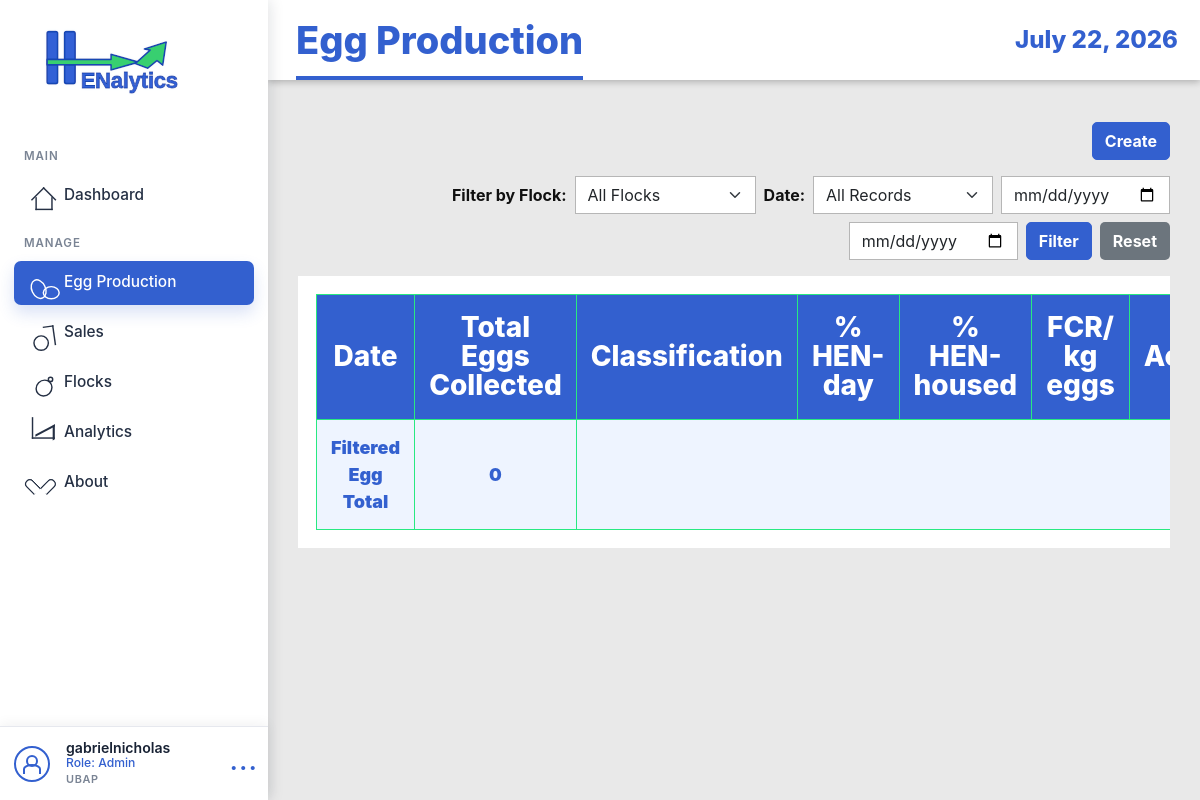
Before: /production-logs/ (signed in) with the older database file.
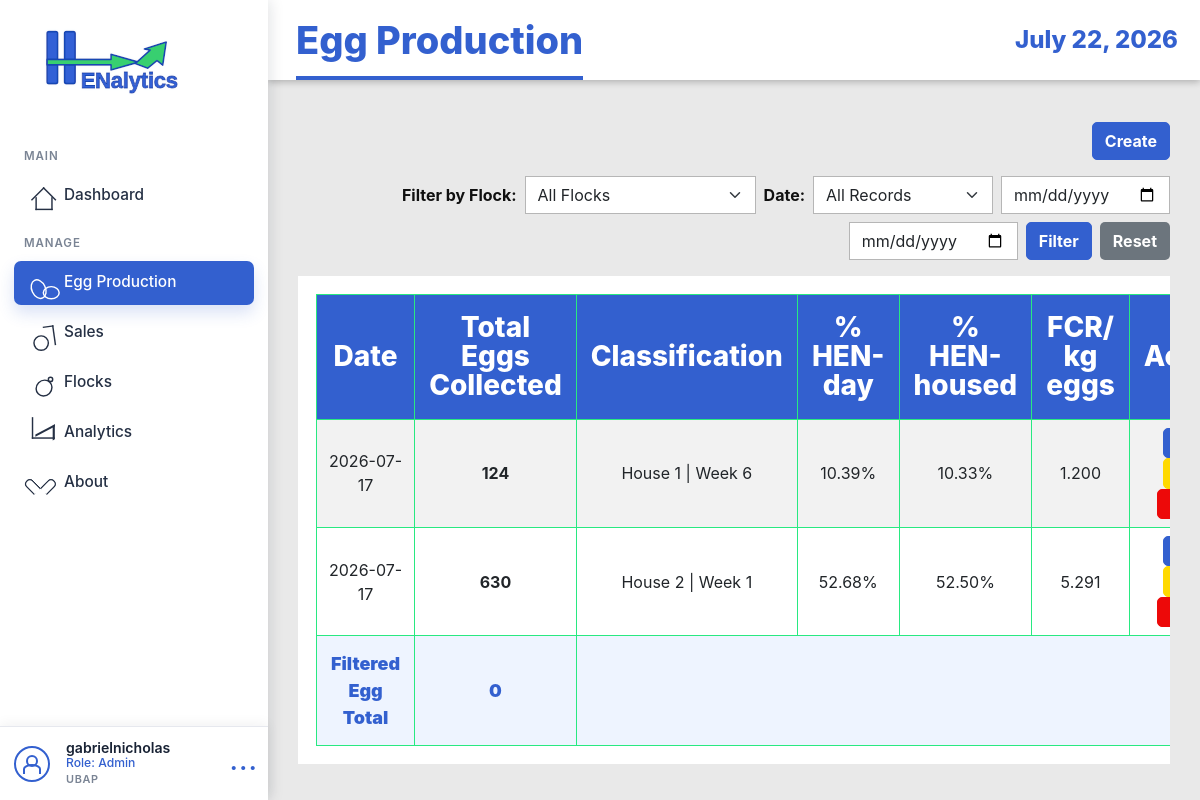
After: the same page with the newer database file.
### EggProduction/models.py (models this page shows, shortened)
class ProductionLog(models.Model):
    flock = models.ForeignKey(Flock, on_delete=models.CASCADE, related_name='production_logs')
    log_date = models.DateField()
    age_weeks = models.IntegerField(validators=[MinValueValidator(0)])
    age_days = models.IntegerField(validators=[MinValueValidator(0)])
    hen_count = models.IntegerField(validators=[MinValueValidator(0)])
    dead_count = models.IntegerField(validators=[MinValueValidator(0)], default=0)
    culled_count = models.IntegerField(validators=[MinValueValidator(0)], default=0)
    feed_bags = models.IntegerField(validators=[MinValueValidator(0)], default=0)
    eggs_total = models.IntegerField(validators=[MinValueValidator(0)])
    pct_hen_day = models.DecimalField(max_digits=5, decimal_places=2, validators=[MinValueValidator(0), MaxValueValidator(100)])
    pct_hen_housed = models.DecimalField(max_digits=5, decimal_places=2, validators=[MinValueValidator(0), MaxValueValidator(100)])
    fcr = models.DecimalField(max_digits=5, decimal_places=3, null=True, blank=True, help_text="Feed Conversion Ratio")
    remarks = models.TextField(blank=True, null=True)
    entered_by = models.ForeignKey(User, on_delete=models.SET_NULL, null=True, related_name='production_logs')
    created_at = models.DateTimeField(auto_now_add=True)
    updated_at = models.DateTimeField(auto_now=True)
    class Meta:
        ordering = ['-log_date']
        unique_together = ('flock', 'log_date')

class Flock(models.Model):
    STATUS_CHOICES = (
        ('active', 'Active'),
        ('inactive', 'Inactive'),
        ('culled', 'Culled'),
    )
    house_no = models.IntegerField()
    breed_strain = models.CharField(max_length=100)
    date_started = models.DateField()
    initial_hen_count = models.IntegerField(validators=[MinValueValidator(1)])
    status = models.CharField(max_length=20, choices=STATUS_CHOICES, default='active')
    notes = models.TextField(blank=True, null=True)
    created_at = models.DateTimeField(auto_now_add=True)
    updated_at = models.DateTimeField(auto_now=True)
    class Meta:
        ordering = ['-date_started']
        unique_together = ['house_no', 'date_started']

### EggProduction/views.py (the view)
# urls.py: path('production-logs/', views.ProductionLogListView.as_view(), name='production-log-list'),
class ProductionLogListView(StaffAccessMixin, ListView):
    model = ProductionLog
    template_name = 'egg_production/production_log_list.html'
    context_object_name = 'production_logs'
    ordering = ['-log_date']
    def get_queryset(self):
        qs = super().get_queryset().select_related('flock', 'entered_by')
        flock_id = self.request.GET.get('flock_id')
        if flock_id:
            qs = qs.filter(flock_id=flock_id)
        period = self.request.GET.get('period', 'all')
        today = timezone.now().date()
        date_from = self.request.GET.get('date_from')
        date_to = self.request.GET.get('date_to')
        if period == 'today':
            qs = qs.filter(log_date=today)
        elif period == 'month':
            qs = qs.filter(log_date__gte=today.replace(day=1), log_date__lte=today)
        elif period == 'six_months':
            qs = qs.filter(log_date__gte=today - timedelta(days=183), log_date__lte=today)
        elif period == 'year':
            qs = qs.filter(log_date__gte=today.replace(month=1, day=1), log_date__lte=today)
        elif period == 'custom':
            if date_from:
                qs = qs.filter(log_date__gte=date_from)
            if date_to:
                qs = qs.filter(log_date__lte=date_to)
        return qs
    def get_context_data(self, **kwargs):
        context = super().get_context_data(**kwargs)
        context['flocks'] = Flock.objects.order_by('house_no', '-date_started')
        context['selected_flock_id'] = self.request.GET.get('flock_id', '')
        context['selected_period'] = self.request.GET.get('period', 'all')
        context['selected_date_from'] = self.request.GET.get('date_from', '')
        context['selected_date_to'] = self.request.GET.get('date_to', '')
        return context

### EggProduction/views.py (called while the page is built)
    def test_func(self):
        user = self.request.user
        try:
            profile = UserProfile.objects.get(user=user)
            return profile.role in ['staff', 'admin', 'manager']
        except UserProfile.DoesNotExist:
            return user.is_staff or user.is_superuser

### EggProduction/templates/egg_production/production_log_list.html (shortened to what this page needs)
{% extends 'base.html' %}
{% block page_title %}Egg Production{% endblock %}
{% block content %}
<div class="page-actions">
    {% if perms.eggproduction.add_productionlog or user.is_staff %}
    <a href="{% url 'eggproduction:production-log-create' %}" class="btn btn-primary">Create</a>
    {% endif %}
</div>
<form method="get" class="filter-row production-filter" data-swal-filter
    data-swal-title="Filtering production records"
    data-swal-text="The table and filtered egg total will update using your selected filters.">
    <label for="flock_id">Filter by Flock:</label>
    <select name="flock_id" id="flock_id" class="form-select">
        <option value="">All Flocks</option>
    </select>
    <label for="period">Date:</label>
    <select name="period" id="period" class="form-select">
        <option value="all" {% if selected_period == 'all' %}selected{% endif %}>All Records</option>
    </select>
    <input type="date" name="date_from" class="form-control" value="{{ selected_date_from }}">
    <input type="date" name="date_to" class="form-control" value="{{ selected_date_to }}">
    <button type="submit" class="btn btn-info">Filter</button>
    <a href="{% url 'eggproduction:production-log-list' %}" class="btn btn-secondary">Reset</a>
</form>
<div class="table-responsive">
    <table class="table table-striped table-hover prototype-table js-data-table"
        data-export-title="Egg Production"
        data-export-enabled="{% if user.is_superuser or user.userprofile.role == 'admin' %}true{% else %}false{% endif %}"
        data-total-column="1"
        data-total-label="Filtered Egg Total">
        <thead class="table-dark">
            <tr>
                <th>Date</th>
                <th>Total<br>Eggs Collected</th>
                <th>Classification</th>
                <th>% HEN-day</th>
                <th>% HEN-housed</th>
                <th>FCR/<br>kg eggs</th>
                <th class="no-export">Actions</th>
            </tr>
        </thead>
        <tbody>
            {% for log in production_logs %}
            <tr>
                <td>{{ log.log_date|date:"Y-m-d" }}</td>
                <td><strong>{{ log.eggs_total }}</strong></td>
                <td>House {{ log.flock.house_no }} | Week {{ log.age_weeks }}</td>
                <td>{{ log.pct_hen_day }}%</td>
                <td>{{ log.pct_hen_housed }}%</td>
                <td>{{ log.fcr|default:"N/A" }}</td>
                <td class="no-export">
                    <a href="{% url 'eggproduction:production-log-detail' log.pk %}" class="btn btn-sm btn-info">View</a>
                    <a href="{% url 'eggproduction:production-log-edit' log.pk %}" class="btn btn-sm btn-warning">Edit</a>
                    <a href="{% url 'eggproduction:production-log-delete' log.pk %}" class="btn btn-sm btn-danger" data-swal-delete-link>Delete</a>
                </td>
            </tr>
            {% endfor %}
        </tbody>
        <tfoot>
            <tr>
                <th>Filtered Egg Total</th>
                <th data-table-total>0</th>
                <th colspan="5"></th>
            </tr>
        </tfoot>
    </table>
</div>
{% endblock %}

### EggProduction/templates/base.html (shortened to what the changed rows need)
{% load static %}
<!DOCTYPE html>
<html lang="en">
<head>
    <link href="https://cdn.jsdelivr.net/npm/bootstrap@5.3.0/dist/css/bootstrap.min.css" rel="stylesheet">
    <link rel="stylesheet" href="https://cdn.datatables.net/1.13.8/css/jquery.dataTables.min.css">
    <link rel="stylesheet" href="https://cdn.datatables.net/buttons/2.4.2/css/buttons.dataTables.min.css">
    <link rel="stylesheet" href="{% static 'EggProduction/css/style.css' %}">
</head>
<body class="{% if request.user.is_authenticated %}app-body{% else %}auth-body{% endif %}">
    {% if request.user.is_authenticated %}
    <div class="app-shell">
        <aside class="app-sidebar">
            <a href="{% url 'eggproduction:dashboard' %}" class="brand-lockup">
                <img src="{% static 'EggProduction/img/logo.svg' %}" alt="Henalytics">
            </a>
            <nav class="side-nav" aria-label="Main navigation">
                <div class="nav-section-label">MAIN</div>
                <a href="{% url 'eggproduction:dashboard' %}"
                    class="side-link {% if request.resolver_match.url_name == 'dashboard' %}active{% endif %}">
                    <span class="side-icon icon-home"></span>
                    <span>Dashboard</span>
                </a>
                <div class="nav-section-label">MANAGE</div>
                <a href="{% url 'eggproduction:production-log-list' %}"
                    class="side-link {% if 'production-log' in request.resolver_match.url_name or 'grading-log' in request.resolver_match.url_name %}active{% endif %}">
                    <span class="side-icon icon-eggs"></span>
                    <span>Egg Production</span>
                </a>
                <a href="{% url 'eggproduction:sales-transaction-list' %}"
                    class="side-link {% if 'sales-transaction' in request.resolver_match.url_name or 'sales-item' in request.resolver_match.url_name %}active{% endif %}">
                    <span class="side-icon icon-sales"></span>
                    <span>Sales</span>
                </a>
                <a href="{% url 'eggproduction:flock-list' %}"
                    class="side-link {% if 'flock' in request.resolver_match.url_name %}active{% endif %}">
                    <span class="side-icon icon-flock"></span>
                    <span>Flocks</span>
                </a>
                <a href="{% url 'eggproduction:harvest-forecast-list' %}"
                    class="side-link {% if 'forecast' in request.resolver_match.url_name or 'model-version' in request.resolver_match.url_name %}active{% endif %}">
                    <span class="side-icon icon-chart"></span>
                    <span>Analytics</span>
                </a>
                <a href="{% url 'index' %}"
                    class="side-link {% if request.resolver_match.url_name == 'index' %}active{% endif %}">
                    <span class="side-icon icon-heart"></span>
                    <span>About</span>
                </a>
            </nav>
            <div class="sidebar-account">
                <div class="account-avatar"></div>
                <div class="account-copy">
                    <div class="account-name">{{ request.user.get_full_name|default:request.user.username }}</div>
                    <div class="account-role">
                        Role:
                        {% if request.user.is_superuser %}
                        Admin
                        {% elif request.user.userprofile.display_role %}
                        {{ request.user.userprofile.display_role }}
                        {% else %}
                        Staff
                        {% endif %}
                    </div>
                    <div class="account-meta">UBAP</div>
                </div>
                <form method="post" action="{% url 'logout' %}" class="account-menu">
                    <button type="submit" aria-label="Logout">...</button>
                </form>
            </div>
        </aside>
        <section class="app-panel">
            <header class="app-topbar">
                <h1>{% block page_title %}Dashboard{% endblock %}</h1>
                <time>{% now "F j, Y" %}</time>
            </header>
            <main class="app-content">
                {% else %}
                <main>
                    {% endif %}
                    {% block content %}{% endblock %}
                    {% if request.user.is_authenticated %}
                </main>
        </section>
    </div>
    {% else %}
    </main>
    {% endif %}
</body>
</html>

Changed rows visible on the page:
added ProductionLog: log_date "2026-07-17", eggs_total "124", flock.house_no "1", age_weeks "6", pct_hen_day "10.39", pct_hen_housed "10.33", fcr "1.200"
added ProductionLog: log_date "2026-07-17", eggs_total "630", flock.house_no "2", age_weeks "1", pct_hen_day "52.68", pct_hen_housed "52.50", fcr "5.291"
